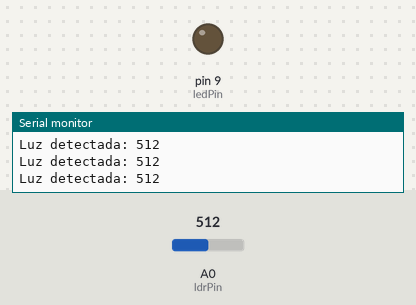
Simulated run of this sketch. Board: Arduino Uno, built with avr-gcc and run on an emulated ATmega328P. Shown: output pins drawn as LEDs (lit = HIGH), the last lines printed to the serial monitor. The test bench sets the inputs (shaded band); at power-on: A0 (ldrPin) = 512.

Above: at 1.3 s.
1.4 s: A0 (ldrPin) set to 484
At 2.2 s:
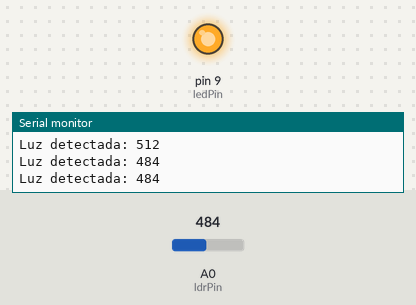
3.0 s: A0 (ldrPin) set to 510
At 3.4 s:
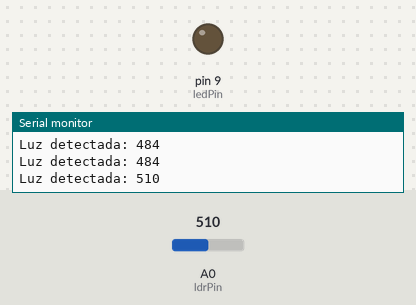
4.5 s: A0 (ldrPin) set to 490
At 5.8 s:
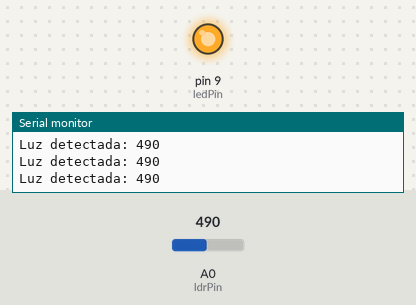
Timing chart, 0 to 7.5 s (numbered marks = the images above; inputs shaded):
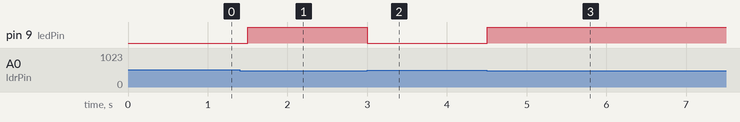

Measured:
- the behaviour switches between 500 and 499 on A0 (ldrPin) (found by bisection; images 0 and 1)
- after the input at 1.4 s, pin 9 (ledPin): LOW → HIGH after 0.10 s
- after the input at 3.0 s, pin 9 (ledPin): HIGH → LOW at once
- after the input at 4.5 s, pin 9 (ledPin): LOW → HIGH at once

The sketch:

sensor_ldr1.ino
```cpp
// Configuración de pines
const int ldrPin = A0;    // Pin del LDR
const int ledPin = 9;     // Pin del LED

// Umbral para decidir si encender o apagar el LED
const int lightThreshold = 500; // Ajusta según el nivel de luz deseado

void setup() {
  // Configura los pines
  pinMode(ldrPin, INPUT);
  pinMode(ledPin, OUTPUT);

  // Inicializa el monitor serial
  Serial.begin(9600);
}

void loop() {
  // Leer el valor del LDR
  int ldrValue = analogRead(ldrPin);

  // Mostrar el valor en el monitor serial
  Serial.print("Luz detectada: ");
  Serial.println(ldrValue);

  // Controlar el LED en función del nivel de luz
  if (ldrValue < lightThreshold) {
    digitalWrite(ledPin, HIGH); // Enciende el LED (ambiente oscuro)
  } else {
    digitalWrite(ledPin, LOW);  // Apaga el LED (suficiente luz)
  }

  // Pausa antes de la siguiente lectura
  delay(500);
}
```
